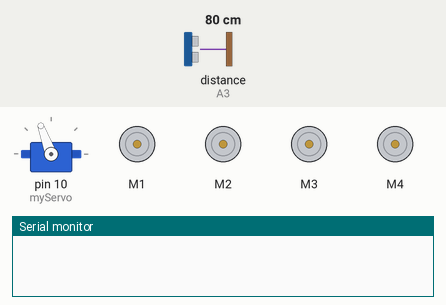
A sketch run on a simulated Arduino Uno, built with avr-gcc and run on an emulated ATmega328P. On the bench: servo, 4 × DC motor (green arrow = forward, orange = backward, longer = faster), the last lines printed to the serial monitor. Wiring (inferred from the names in the program): ultrasonic range finder: trigger A2; echo A3. The test bench sets the inputs (shaded band); at power-on: distance to the obstacle (sensor on A3) 80 cm. The echo pulse lasts 58.3 µs per cm.

Above: at 1.2 s.
1.3 s: distance to the obstacle (sensor on A3) set to 65 cm
At 1.84 s:
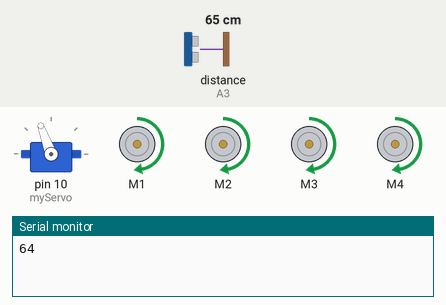
4.3 s: distance to the obstacle (sensor on A3) set to 34 cm
7.3 s: distance to the obstacle (sensor on A3) set to 28 cm
At 8.6 s:
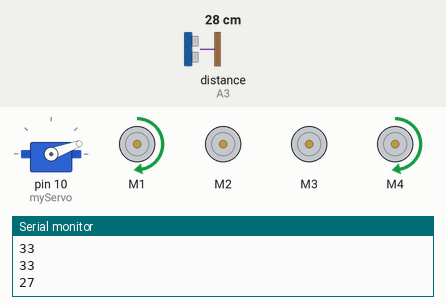
10.3 s: distance to the obstacle (sensor on A3) set to 120 cm
At 12.4 s:
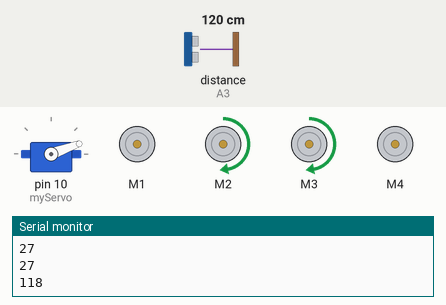
13.3 s: distance to the obstacle (sensor on A3) set to 2 cm
16.3 s: distance to the obstacle (sensor on A3) set to 35 cm
At 17.0 s:
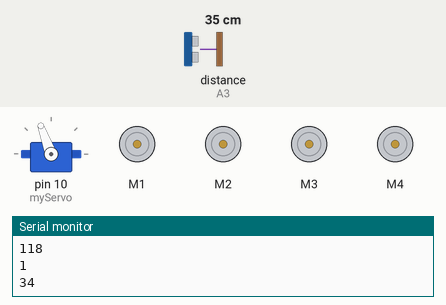
Timing chart, 0 to 20.3 s (numbered marks = the images above; inputs shaded):
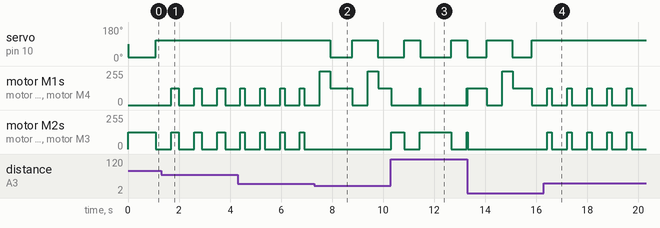

Measured:
- the behaviour switches between 71 and 70 cm on distance to the obstacle (sensor on A3) (found by bisection; images 0 and 1)
- the behaviour switches between 31 and 30 cm on distance to the obstacle (sensor on A3) (found by bisection; images 1 and 2)
- after the input at 1.3 s, servo on pin 10 (myServo): stays 110° (without the input it goes to 20° after 0.41 s); motor M1, motor M4: alternates forward 127/255 for 0.30 s and stopped for 0.60 s, starting after 0.69 s
- after the input at 7.3 s, servo on pin 10 (myServo): 110° → 20° after 0.62 s, → 110° 0.87 s later, → 20° 1.0 s later; motor M2, motor M3: stops changing and stays stopped
- after the input at 10.3 s, motor M2, motor M3: goes forward 127/255 0.50 s, stopped 0.61 s, forward 127/255 1.2 s, stopped 0.61 s, then forward 127/255, starting at once
- after the input at 16.3 s, servo on pin 10 (myServo): stops changing and stays 110°; motor M2, motor M3: alternates forward 127/255 for 0.18 s and stopped for 0.60 s, starting after 0.13 s
- by itself, motor M2, motor M3: alternates forward 127/255 for 0.17 s and stopped for 0.60 s

The sketch:

sentido_holrario.ino
```cpp
// Librerías:

#include <AFMotor.h>
#include <Servo.h>


// Variables:

const int trigPin = A2;
const int echoPin = A3;

long duration;
int distance;

int motorspeed=200;
int ch1;
int ch2;
int potenR;
int potenL;
int puedesercentro = 0;

int distanceM1;
int distanceM2;
int distanceM3;

bool finaltry = false;
bool revisar = true;

// Motores:

AF_DCMotor motorUR(1);
AF_DCMotor motorUL(2);
AF_DCMotor motorDL(3);
AF_DCMotor motorDR(4);

Servo myServo;


void setup() {

  pinMode(trigPin, OUTPUT);
  pinMode(echoPin, INPUT);
  Serial.begin(9600);
  myServo.attach(10);

  Serial.begin(9600);

  pinMode(A5, INPUT);

  motorUR.setSpeed(255);  // speed: 0 to 255
  motorUR.run(RELEASE);

  motorUL.setSpeed(255);  // speed: 0 to 255
  motorUL.run(RELEASE);

  motorDL.setSpeed(255);  // speed: 0 to 255
  motorDL.run(RELEASE);

  motorDR.setSpeed(255);  // speed: 0 to 255
  motorDR.run(RELEASE);

}


int calculateDistance(){

  digitalWrite(trigPin, LOW);
  delayMicroseconds(2);
  digitalWrite(trigPin, HIGH);
  delayMicroseconds(10);
  digitalWrite(trigPin, LOW);
  duration = pulseIn(echoPin, HIGH);
  distance= duration*0.034/2;
  return distance;
}


// Loop:

void loop() {
puedesercentro = 0;
finaltry = false;

for(int i=0;i<=69;i++){
puedesercentro = 0;

finaltry = false;


potenL= 127;
potenR= 127;
distance = calculateDistance();

if((distance >= 30) and (i == 1)){
revisar == false;
}

if (revisar == true){

  myServo.write(20);

  delay(10);


  if (distance > 150){
    puedesercentro = puedesercentro + 1;
    if (puedesercentro >= 10){
       potenL= 255;
       motorDL.run(FORWARD);
       motorUL.run(FORWARD);
       motorUL.setSpeed(potenR);  // speed: 0 to 255
       motorDL.setSpeed(potenR);  // speed: 0 to 255
       delay(400);
       potenL= 0 ;
       potenR= 0 ;

       motorDR.run(FORWARD);
       motorDL.run(FORWARD);
       motorUR.run(FORWARD);
       motorUL.run(FORWARD);
       motorUR.setSpeed(potenR);  // speed: 0 to 255
       motorUL.setSpeed(potenL);  // speed: 0 to 255
       motorDR.setSpeed(potenR);  // speed: 0 to 255
       motorDL.setSpeed(potenL);  // speed: 0 to 255
       delay(500);
       potenL= 255 ;
       potenR= 255 ;

       motorDR.run(FORWARD);
       motorDL.run(FORWARD);
       motorUR.run(FORWARD);
       motorUL.run(FORWARD);
       motorUR.setSpeed(potenR);  // speed: 0 to 255
       motorUL.setSpeed(potenL);  // speed: 0 to 255
       motorDR.setSpeed(potenR);  // speed: 0 to 255
       motorDL.setSpeed(potenL);  // speed: 0 to 255
       delay(500);
       puedesercentro = 0;
    }
  }

  if(distance >= 50){
  potenR = ((50/distance) * 127) ;
  }
  if(distance <= 50){
  potenL = ((distance/50) * 127) ;
  }

  potenL= potenL ;
  potenR= potenR ;

  motorDR.run(FORWARD);
  motorDL.run(FORWARD);
  motorUR.run(FORWARD);
  motorUL.run(FORWARD);
  motorUR.setSpeed(potenR);  // speed: 0 to 255
  motorUL.setSpeed(potenL);  // speed: 0 to 255
  motorDR.setSpeed(potenR);  // speed: 0 to 255
  motorDL.setSpeed(potenL);  // speed: 0 to 255

  /*
    Serial.print(i);
    Serial.print("     ");
    Serial.print(distance);
    Serial.print("     ");
    Serial.print(potenL);
    Serial.print(" W ");
    Serial.println(potenR);
    */

}

  }

potenL= 0;
potenR= 0;

motorDR.run(RELEASE);
motorDL.run(RELEASE);
motorUR.run(RELEASE);
motorUL.run(RELEASE);

myServo.write(110);


/*
while (distanceM1 != distanceM2){

distanceM1 = calculateDistance();
delay(200);
distanceM2 = calculateDistance();
delay(200);

distance = distanceM1;

}
*/
delay(500);
distance = calculateDistance();
delay(100);
Serial.println(distance);


if (distance < 70){
  revisar = false;

}

if (distance < 30){

  potenR= 255;
  motorDR.run(FORWARD);
  motorUR.run(FORWARD);
  motorUR.setSpeed(potenR);  // speed: 0 to 255
  motorDR.setSpeed(potenR);  // speed: 0 to 255
  delay(400);
  revisar = true;
}
else{

  potenL= 127;
  potenR= 127;

  motorDR.run(FORWARD);
  motorDL.run(FORWARD);
  motorUR.run(FORWARD);
  motorUL.run(FORWARD);
  motorUR.setSpeed(potenR);  // speed: 0 to 255
  motorUL.setSpeed(potenL);  // speed: 0 to 255
  motorDR.setSpeed(potenR);  // speed: 0 to 255
  motorDL.setSpeed(potenL);  // speed: 0 to 255
}
}
```
